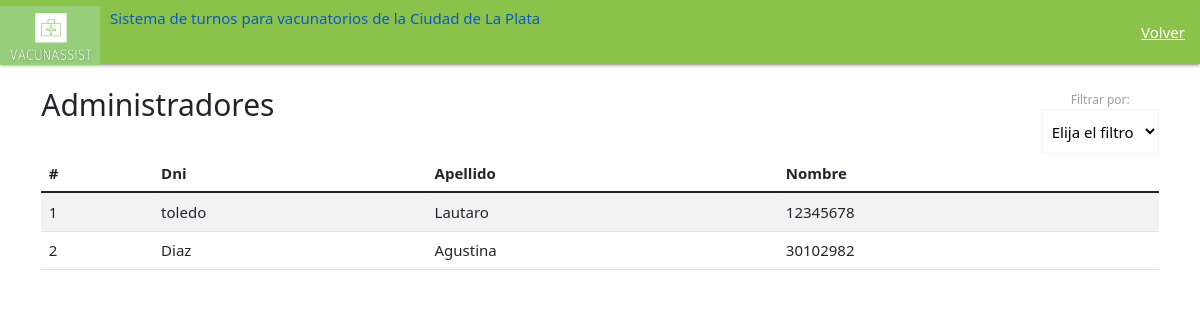
The page /lista-de-administradores/ (signed in) on the database as committed earlier.
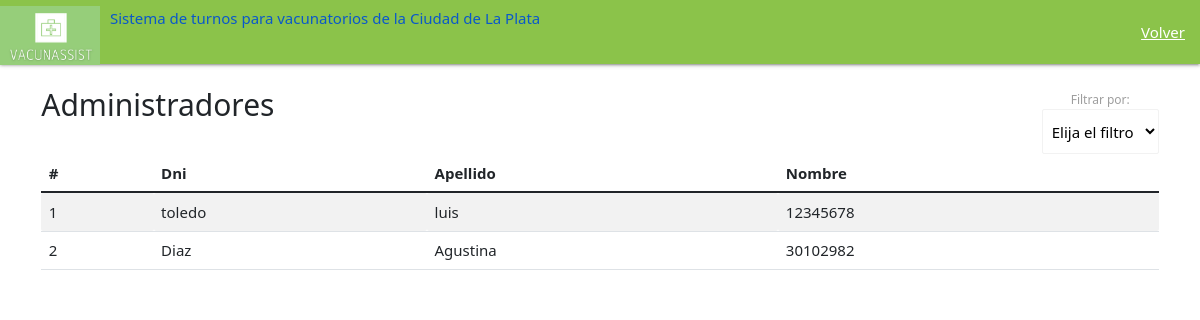
The same page on the database as committed later.
### main/models.py (models this page shows, shortened)
class Administrador(models.Model):
    administrador_nombre= models.CharField(max_length=200)
    administrador_apellido= models.CharField(max_length=20)
    administrador_fechaNac= models.DateTimeField("fecha nacimiento")
    administrador_zona= models.CharField(max_length=200)
    administrador_dni= models.IntegerField()
    contraseña = models.CharField(max_length=200)
    administrador_email= models.EmailField(max_length=254)
    codigo= models.IntegerField()

### main/views.py (the view)
# urls.py: path('lista-de-administradores/', views.lista_administradores, name= 'lista_administradores' ),
@login_required(login_url='/login/')
def lista_administradores(request):
    administradorList= Administrador.objects.all()
    return render(request,"main/listado-administradores.html",{"administradores" : administradorList})

### main/templates/main/listado-administradores.html (shortened to what this page needs)
<!DOCTYPE html>
{% load static %}
<html lang="en" dir="ltr">
  <head>
        <link rel="stylesheet" href="https://cdnjs.cloudflare.com/ajax/libs/materialize/1.0.0/css/materialize.min.css">
        <link type='text/css' href="{% static 'css/estilo.css' %}" rel="stylesheet" />
        <link href="https://cdn.jsdelivr.net/npm/bootstrap@5.1.3/dist/css/bootstrap.min.css" rel="stylesheet">
    <link href="https://cdn.jsdelivr.net/npm/bootstrap@5.1.3/dist/css/bootstrap.min.css" rel="stylesheet">
    <nav>
        <div class="nav-wrapper  light-green">
          <a href="/" class="brand-logo">
            <img src="{% static 'imagenes/Logo_VacunAssist_recortado.png' %}" class="img-fluid" width="100" height="66">
          <div class="right"  style="margin: 9px 0px 0px 10px">
            <h6>Sistema de turnos para vacunatorios de la Ciudad de La Plata</h6>
            </div>
          </a>
          <ul id="nav-mobile" class="right hide-on-med">
            <li><a href="/inicio_admin/">Volver</a></li>
          </ul>
        </div>
      </nav>
      <body>
        <div class="center">
        <div class="container py-4">
          <div class="row">
            <div class="col-md-12">
                <div class="right">
                <div class="col-md-12">
                    <label>Filtrar por: </label>
                <select id= "vacunatorio" class="browser-default"   name="vacunatorio">
                    <option value="" disabled selected>Elija el filtro</option>
                  </select>
                </div>
            </div>
            <div class="left">
              <h2>Administradores</h2>
                </div>
            </div>
<div class="table-responsive">
    <table class="table table-striped">
      <thead>
        <tr>
        <th style="text-align: left">#</th>
        <th style="text-align: left">Dni</th>
        <th style="text-align: left" >Apellido</th>
        <th style="text-align: left">Nombre</th>
      </thead>
      <tbody>
        {% for c in administradores %}
        <tr>
          <td>{{forloop.counter}}</td>
          <td>{{c.administrador_apellido}} </td>
          <td> {{c.administrador_nombre}}</td>
          <td>{{c.administrador_dni}}</td>
        </tr>
        {% endfor%}
      </tbody>
    </table>
    </body>

Rows that differ between the two databases and show on the page:
changed Administrador "toledo": administrador_nombre "Lautaro" → "luis"
